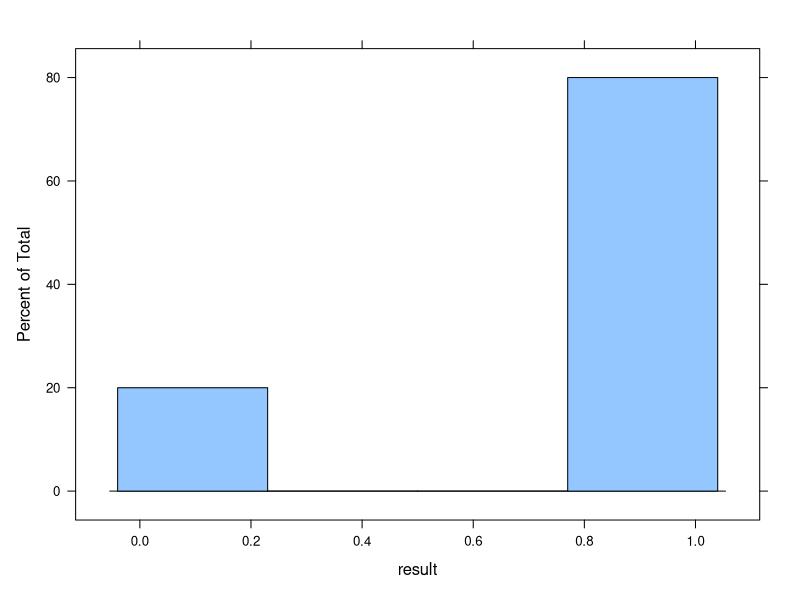
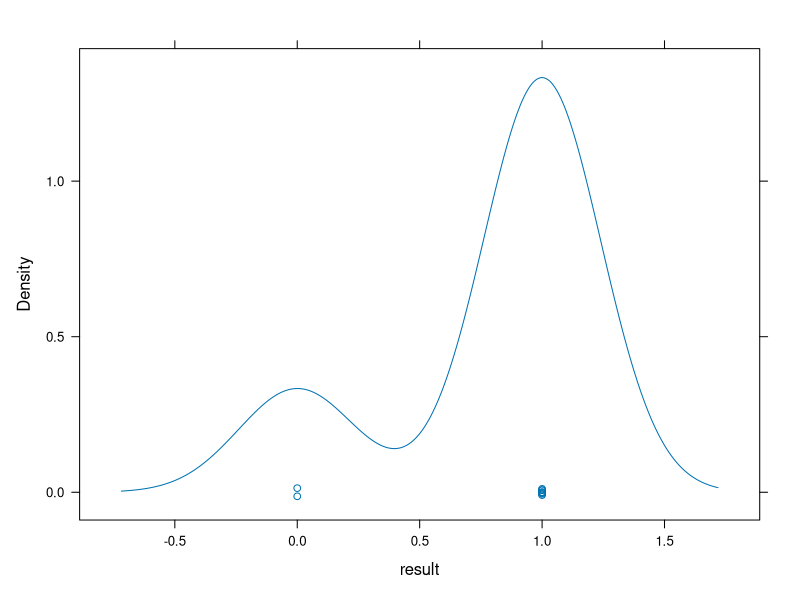

Write the R code that produced these figures, in order.
## ---- chunk 1
coin <- c(0,1)

## ---- chunk 2
result <- sample(coin,10, replace = TRUE)

## ---- chunk 3
result
## ---- chunk 4
library(lattice)
histogram(result)

## ---- chunk 5
densityplot(result)
